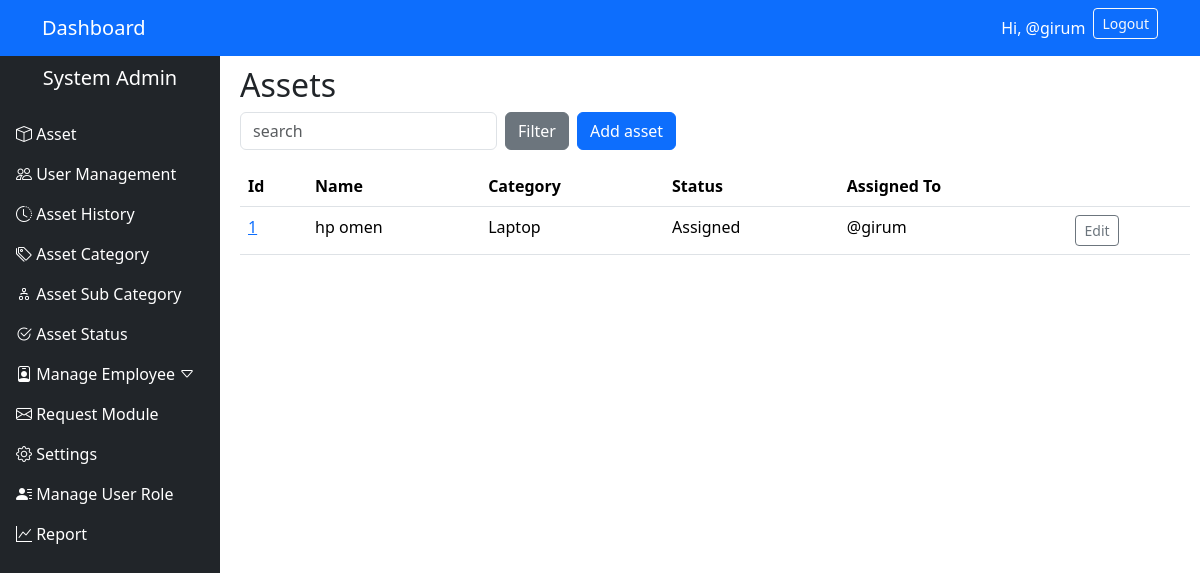
Page /assets/ (signed in) on the earlier database version.
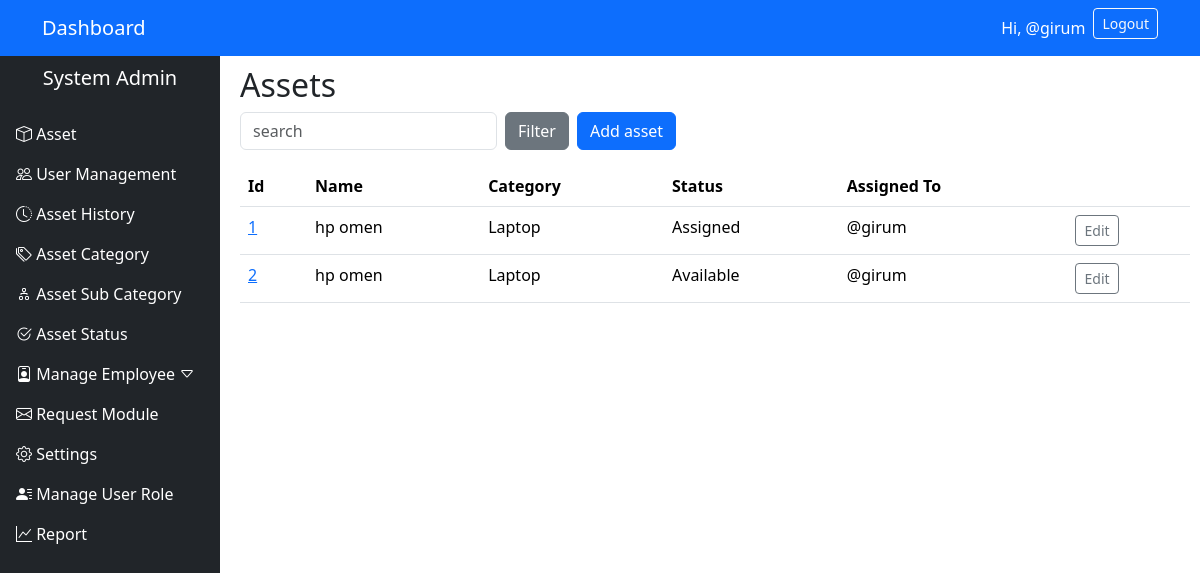
Same page on the later database version.
### asset1/models.py (models this page shows, shortened)
class Asset(models.Model):
    STATUS_AVAILABLE = "available"
    STATUS_ASSIGNED = "assigned"
    STATUS_MAINTENANCE = "maintenance"
    STATUS_LOST = "lost"
    STATUS_RETIRED = "retired"
    STATUS_CHOICES = [
        (STATUS_AVAILABLE, "Available"),
        (STATUS_ASSIGNED, "Assigned"),
        (STATUS_MAINTENANCE, "Maintenance"),
        (STATUS_LOST, "Lost"),
        (STATUS_RETIRED, "Retired"),
    ]
    uuid = models.UUIDField(default=uuid.uuid4, editable=False, unique=True)
    name = models.CharField(max_length=200)
    category = models.ForeignKey(Category, on_delete=models.PROTECT, related_name="assets")
    serial_number = models.CharField(max_length=200, blank=True, null=True, unique=True)
    description = models.TextField(blank=True)
    location = models.ForeignKey(Location, on_delete=models.SET_NULL, null=True, blank=True)
    status = models.CharField(max_length=32, choices=STATUS_CHOICES, default=STATUS_AVAILABLE)
    assigned_to = models.ForeignKey(settings.AUTH_USER_MODEL, null=True, blank=True,
                                    on_delete=models.SET_NULL, related_name="assigned_assets")
    acquired_date = models.DateField(null=True, blank=True)
    purchase_price = models.DecimalField(max_digits=12, decimal_places=2, null=True, blank=True)
    is_active = models.BooleanField(default=True)
    created_at = models.DateTimeField(auto_now_add=True)
    updated_at = models.DateTimeField(auto_now=True)

class Category(models.Model):
    name = models.CharField(max_length=120, unique=True)
    description = models.TextField(blank=True)
    def __str__(self):
        return f"{self.name}"

### asset1/views.py (the view)
# urls.py: path('assets/', views.asset_list, name='asset_list'),
@login_required
def asset_list(request):
    assets = Asset.objects.select_related("assigned_to", "category").all()
    find_asset = request.GET.get("find_asset")
    if find_asset:
        assets = assets.filter(name__icontains= find_asset)
    paginator = Paginator(assets, 10)
    page_number = request.GET.get("page")
    page_obj = paginator.get_page(page_number)
    context = {
        "object_list": page_obj,
        "is_paginated": page_obj.has_other_pages(),
        "page_obj": page_obj,
        "search_query": find_asset or "",
    }
    return render(request, "asset1/asset_list.html", context)

### asset1/templates/asset1/asset_list.html (shortened to what this page needs)
{% extends "asset1/sidebar.html" %}
{% block page_content %}
<h2>Assets</h2>
<form method="get" class="row g-2 mb-3">
  <div class="col-auto"><input class="form-control" name="q" placeholder="search" value="{{ request.GET.q }}"></div>
  <div class="col-auto"><button class="btn btn-secondary">Filter</button></div>
  <div class="col-auto"><a class="btn btn-primary" href="{% url 'asset1:asset-create' %}">Add asset</a></div>
</form>
<table class="table">
  <thead><tr><th>Id</th><th>Name</th><th>Category</th><th>Status</th><th>Assigned To</th><th></th></tr></thead>
  <tbody>
    {% for asset in object_list %}
      <tr>
        <td><a href="{% url 'asset1:asset-detail' %}">{{asset.id}}</a></td>
        <td>{{ asset.name }}</td>
        <td>{{ asset.category }}</td>
        <td>{{ asset.get_status_display }}</td>
        <td>{{ asset.assigned_to }}</td>
        <td><a class="btn btn-sm btn-outline-secondary" href="">Edit</a></td>
      </tr>
    {% empty %}
      <tr><td colspan="5">No assets found.</td></tr>
    {% endfor %}
  </tbody>
</table>
{% endblock %}

Differences in the rows shown:
added Asset: id "2", name "hp omen", category "Laptop", status "Available", assigned_to "@girum"
